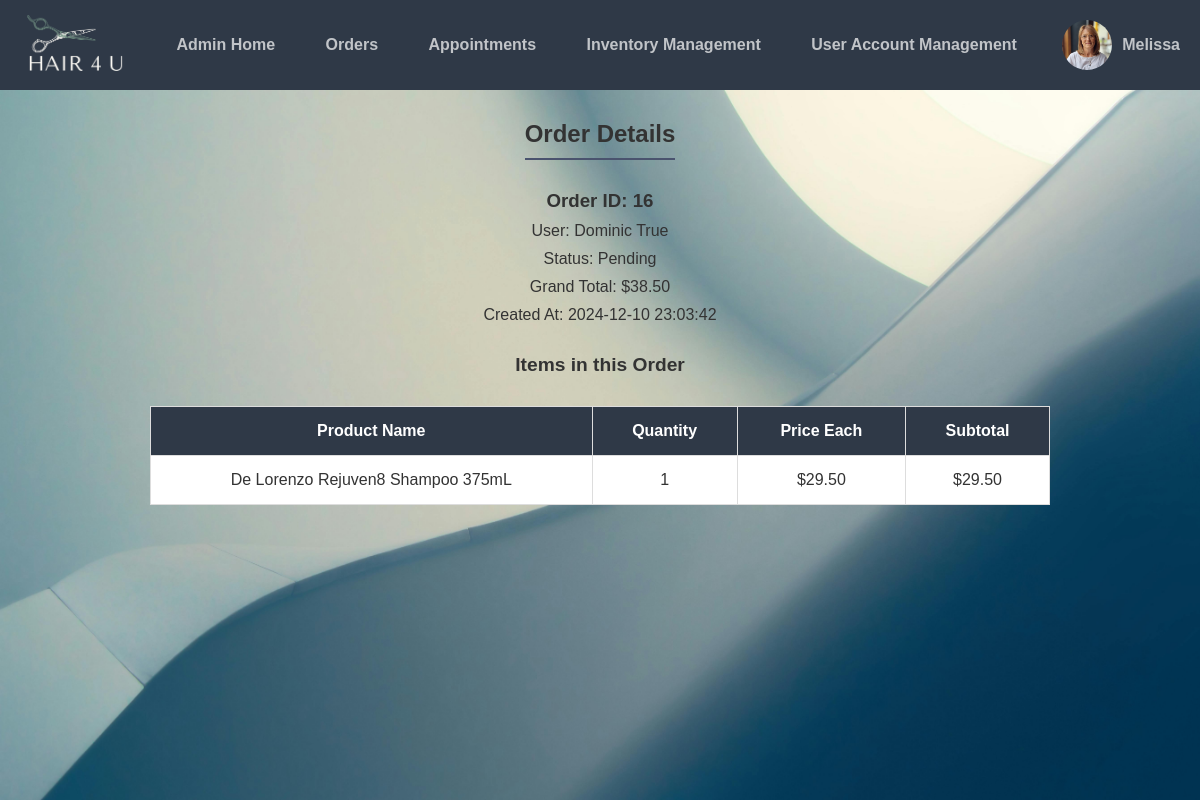
Page /cms/order_details.php?order_id=16 (signed in) on the committed database.
### tables this page shows
CREATE TABLE `business_logo` (
  `id` int(11) NOT NULL,
  `logo_path` varchar(255) NOT NULL
);

CREATE TABLE `admin_images` (
  `id` int(11) NOT NULL,
  `account_id` int(11) NOT NULL,
  `image_path` varchar(255) NOT NULL
);

CREATE TABLE `orders` (
  `order_id` int(11) NOT NULL,
  `user_id` int(11) NOT NULL,
  `grand_total` decimal(10,2) NOT NULL,
  `status` enum('Pending','Completed') NOT NULL DEFAULT 'Pending',
  `created_at` timestamp NOT NULL DEFAULT current_timestamp()
);

CREATE TABLE `accounts` (
  `id` int(11) NOT NULL,
  `firstname` varchar(50) NOT NULL,
  `lastname` varchar(100) NOT NULL,
  `username` varchar(50) NOT NULL,
  `password` varchar(255) NOT NULL,
  `email` varchar(100) NOT NULL,
  `phone` varchar(20) NOT NULL,
  `ad_1` varchar(50) NOT NULL,
  `activation_code` varchar(50) DEFAULT '',
  `role` enum('admin','customer') NOT NULL DEFAULT 'customer',
  `reset_token` varchar(255) DEFAULT NULL,
  `reset_token_expiry` datetime DEFAULT NULL
);

CREATE TABLE `order_items` (
  `order_item_id` int(11) NOT NULL,
  `order_id` int(11) NOT NULL,
  `product_id` int(11) NOT NULL,
  `quantity` int(11) NOT NULL,
  `price` decimal(10,2) NOT NULL,
  `subtotal` decimal(10,2) NOT NULL
);

CREATE TABLE `products` (
  `id` int(11) NOT NULL,
  `name` varchar(255) NOT NULL,
  `description` text DEFAULT NULL,
  `image` varchar(255) DEFAULT NULL,
  `price` decimal(10,2) NOT NULL
);

### cms/order_details.php (the view, shortened to what this page needs)
<?php
include 'setup.php';
$role = $_SESSION['role'];
$orderId = isset($_GET['order_id']) ? intval($_GET['order_id']) : 0;
if ($orderId > 0) {
    $orderQuery = "SELECT orders.order_id, orders.user_id, orders.grand_total, orders.status, orders.created_at, accounts.firstname, accounts.lastname
                   FROM orders
                   JOIN accounts ON orders.user_id = accounts.id
                   WHERE orders.order_id = ?";
    $stmt = $conn->prepare($orderQuery);
    $stmt->bind_param("i", $orderId);
    $stmt->execute();
    $orderResult = $stmt->get_result();
    $orderDetails = $orderResult->fetch_assoc();
    if ($orderDetails) {
        $itemsQuery = "SELECT order_items.product_id, order_items.quantity, order_items.price, order_items.subtotal, products.name as product_name
                       FROM order_items
                       JOIN products ON order_items.product_id = products.id
                       WHERE order_items.order_id = ?";
        $stmt = $conn->prepare($itemsQuery);
        $stmt->bind_param("i", $orderId);
        $stmt->execute();
        $itemsResult = $stmt->get_result();
        $orderItems = $itemsResult->fetch_all(MYSQLI_ASSOC);
    } else {
        echo "<p>Order not found.</p>";
        exit;
    }
} else {
    echo "<p>Invalid order ID.</p>";
    exit;
}
?>
<!DOCTYPE html>
<html>
<head>
    <link href="css/style.css" rel="stylesheet" type="text/css">
    <link href="css/admin.css" rel="stylesheet" type="text/css">
    <link rel="stylesheet" href="https://cdnjs.cloudflare.com/ajax/libs/font-awesome/6.0.0-beta3/css/all.min.css">
</head>
<body>
<?php
if ($role === 'admin') {
    include 'admin_navbar.php';
} else {
    include 'customer_navbar.php';
}
?>
<div class="content">
    <h2>Order Details</h2>
    <div class="dashboard">
        <h3>Order ID: <?= $orderDetails['order_id'] ?></h3>
        <p>User: <?= $orderDetails['firstname'] . ' ' . $orderDetails['lastname'] ?></p>
        <p>Status: <?= $orderDetails['status'] ?></p>
        <p>Grand Total: $<?= number_format($orderDetails['grand_total'], 2) ?></p>
        <p>Created At: <?= date('Y-m-d H:i:s', strtotime($orderDetails['created_at'])) ?></p>
        <h4>Items in this Order</h4>
        <table class="dashboard-table">
            <thead>
                <tr>
                    <th>Product Name</th>
                    <th>Quantity</th>
                    <th>Price Each</th>
                    <th>Subtotal</th>
                </tr>
            </thead>
            <tbody>
                <?php foreach ($orderItems as $item): ?>
                    <tr>
                        <td><?= htmlspecialchars($item['product_name'], ENT_QUOTES) ?></td>
                        <td><?= $item['quantity'] ?></td>
                        <td>$<?= number_format($item['price'], 2) ?></td>
                        <td>$<?= number_format($item['subtotal'], 2) ?></td>
                    </tr>
                <?php endforeach; ?>
            </tbody>
        </table>
    </div>
</div>
</body>
</html>

### cms/admin_navbar.php (shortened to what this page needs)
<?php
include 'setup.php';
if (isset($_SESSION['user_details']) && isset($_SESSION['user_details']['account_id'])) {
    $accountId = $_SESSION['user_details']['account_id'];
    $firstName = htmlspecialchars($_SESSION['user_details']['firstname'], ENT_QUOTES);
} else {
    $firstName = "User";
    $accountId = null;
}
$profilePic = 'path/to/default_image.jpg';
if ($accountId) {
    $query = "SELECT image_path FROM admin_images WHERE account_id = ?";
    $stmt = $pdo->prepare($query);
    $stmt->execute([$accountId]);
    $image = $stmt->fetch(PDO::FETCH_ASSOC);
    if ($image && !empty($image['image_path'])) {
        $profilePic = $image['image_path'];
    }
}
$logoPath = 'path/to/default_logo.jpg';
$logoStmt = $pdo->prepare("SELECT logo_path FROM business_logo WHERE id = :id");
$logoStmt->execute(['id' => 2]);
$logoResult = $logoStmt->fetch(PDO::FETCH_ASSOC);
if ($logoResult && !empty($logoResult['logo_path'])) {
    $logoPath = $logoResult['logo_path'];
}
?>
<!DOCTYPE html>
<html>
<head>
    <link href="css/style.css" rel="stylesheet" type="text/css">
    <link href="css/admin.css" rel="stylesheet" type="text/css">
    <link rel="stylesheet" href="https://cdnjs.cloudflare.com/ajax/libs/font-awesome/6.0.0-beta3/css/all.min.css">
</head>
<body>
<nav class="navtop">
    <div class="logo">
        <a href="index.php">
            <img src="<?= $logoPath ?>" alt="Business Logo">
        </a>
    </div>
    <div class="links">
        <a href="admin.php">Admin Home</a>
        <a href="orders.php">Orders</a>
        <a href="appointments.php">Appointments</a>
        <a href="products.php">Inventory Management</a>
        <a href="user_account_management.php">User Account Management</a>
    </div>
    <div class="profile" id="profileMenu">
        <img src="<?= $profilePic ?>" alt="Profile Picture">
        <span><?= $firstName ?></span>
    </div>
</nav>
</body>
</html>

### cms/css/style.css (style rules this page uses)
* { margin: 0; padding: 0; box-sizing: border-box; }
html, body { border: 0; margin: 0; padding: 0; width: 100%; height: 100%; }
body { overflow-x: hidden; }
.content { background-image: url('../img/homepage_bg.jpg'); background-size: cover; background-position: center; background-repeat: no-repeat; height: auto; display: flex; flex-direction: column; justify-content: center; align-items: center; text-align: center; }
body { font-family: 'Roboto', sans-serif; }
.profile { position: relative; display: flex; align-items: center; gap: 8px; cursor: pointer; }
.profile img { width: 40px; height: 40px; border-radius: 50%; object-fit: cover; }
.profile span { color: #333; font-size: 16px; font-weight: 500; }

### cms/css/admin.css (style rules this page uses)
body { font-family: Arial, sans-serif; margin: 0; padding: 0; box-sizing: border-box; height: 100vh; display: flex; flex-direction: column; background-color: #f4f4f9; }
.navtop { background-color: #2f3947; height: 90px; display: flex; align-items: center; justify-content: space-between; padding: 0 20px; color: #eaebed; }
.navtop .logo img { height: 70px; width: auto; }
.navtop .links { display: flex; flex: 1; justify-content: space-around; margin: 0 20px; }
.navtop .links a { color: #c1c4c8; text-decoration: none; font-weight: bold; padding: 0 15px; white-space: nowrap; }
.navtop .profile { display: flex; align-items: center; gap: 10px; }
.navtop .profile img { height: 50px; width: 50px; border-radius: 50%; object-fit: cover; }
.navtop .profile span { color: #c1c4c8; font-weight: bold; white-space: nowrap; }
.content { flex: 1; overflow-y: auto; background-image: url('../img/admin_bg.jpg'); background-size: cover; background-position: center; background-repeat: no-repeat; display: flex; flex-direction: column; padding-top: 0; margin-top: 0; justify-content: flex-start; align-items: center; text-align: center; color: #333; }
.content h2 { margin-top: 30px; border-bottom: 2px solid #4a536e; padding-bottom: 10px; }
.dashboard { width: 90%; max-width: 1000px; border-collapse: collapse; margin: 20px auto; }
.dashboard h3, .dashboard p, .dashboard h4 { margin: 10px 0; color: #333; }
.dashboard h4 { font-size: 1.2em; margin: 30px; }
.dashboard-table { width: 90%; border-collapse: collapse; margin: 20px auto; background-color: #ffffff; }
.dashboard-table th, .dashboard-table td { padding: 15px 20px; text-align: center; font-size: 1em; border: 1px solid #ddd; color: #333; }
.dashboard-table th { background-color: #2f3947; color: #fff; font-weight: bold; }
.dashboard-table td { background-color: #ffffff; }
table { width: 100%; border-collapse: collapse; }
th, td { border: 1px solid #ddd; padding: 8px; }
* { margin: 0; padding: 0; box-sizing: border-box; }
table th, table td { padding: 12px 15px; border: 1px solid #ddd; }
table th { background: #f4f4f4; color: #333; font-weight: bold; }

### rows in the picture
business_logo: logo_path (picture)
admin_images: image_path (picture)
orders: order_id "16", user.firstname "Dominic", user.lastname "True", status "Pending", grand_total "38.50", created_at "2024-12-10 23:03:42"
order_items: product.name "De Lorenzo Rejuven8 Shampoo 375mL", quantity "1", price "29.50", subtotal "29.50"

### other values in the picture
$firstName "Melissa"
